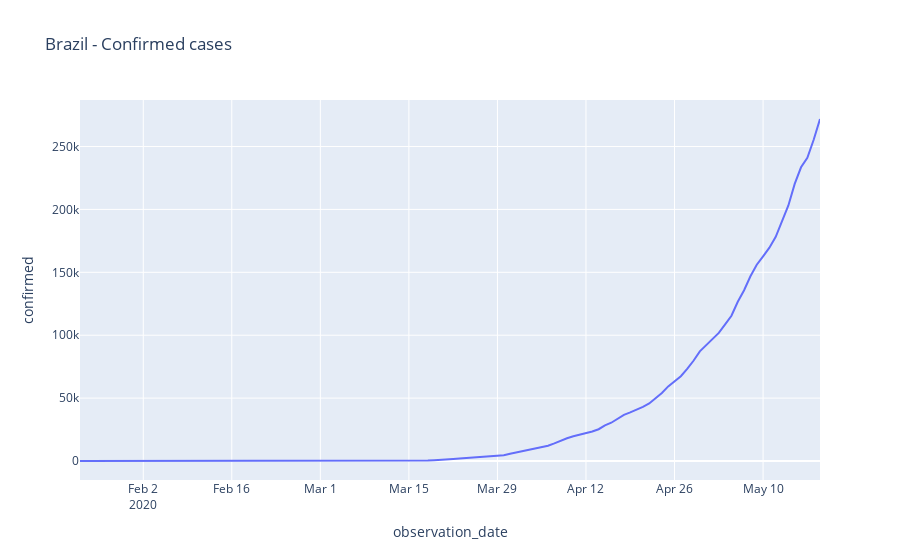

Here is the notebook cell this chart was saved with:
### Code cell
px.line(df2, x='observation_date', y='confirmed', title="Brazil - Confirmed cases")
